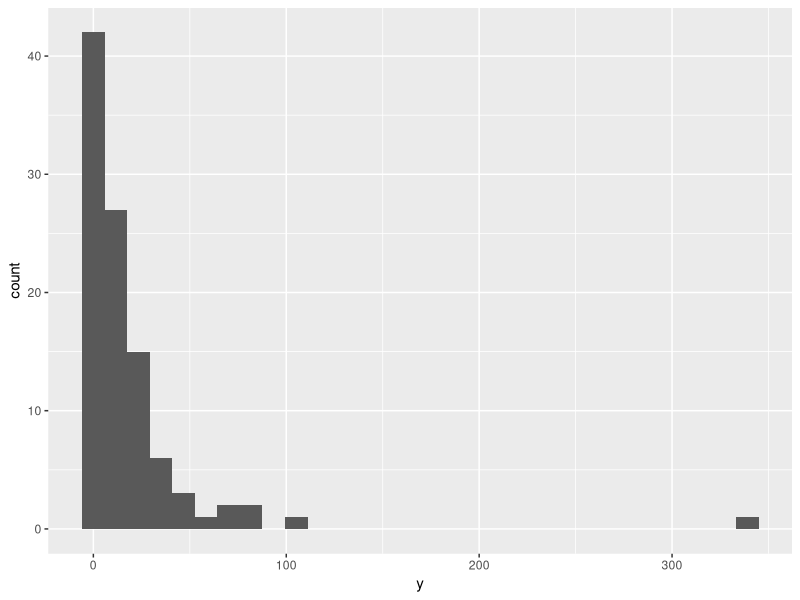
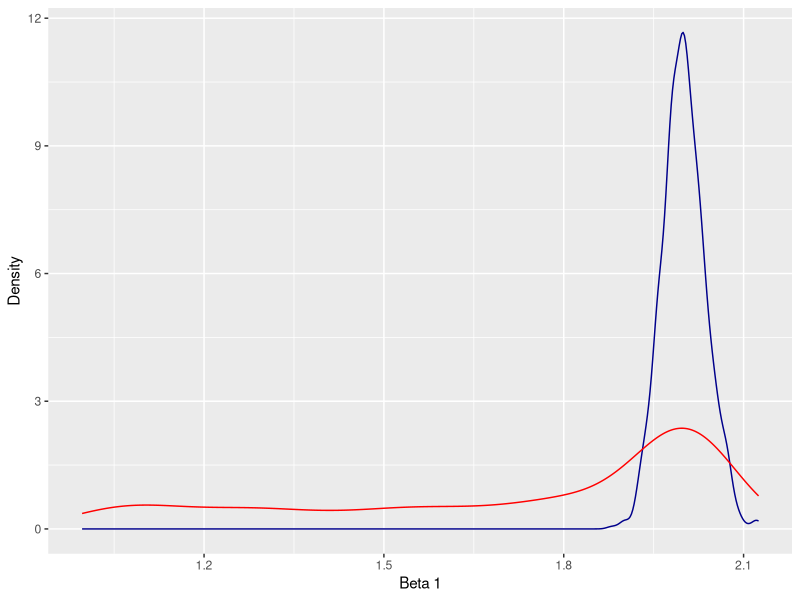
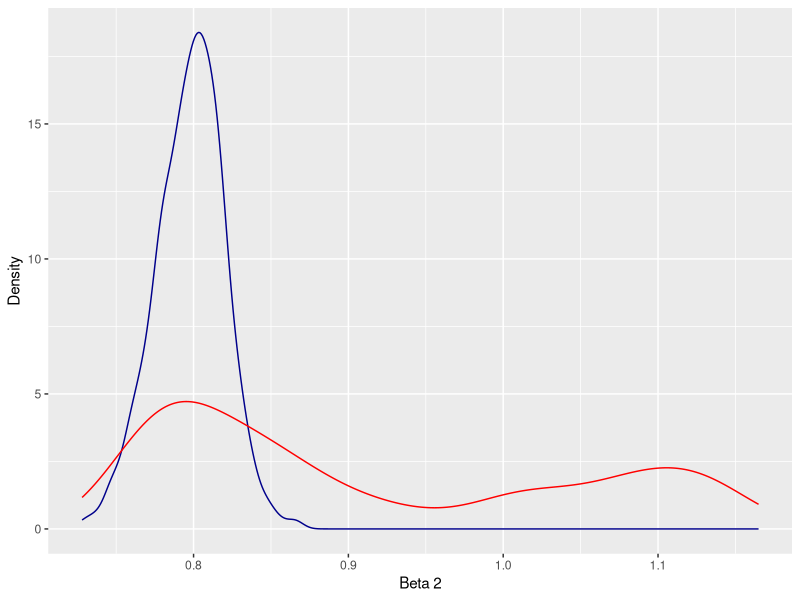
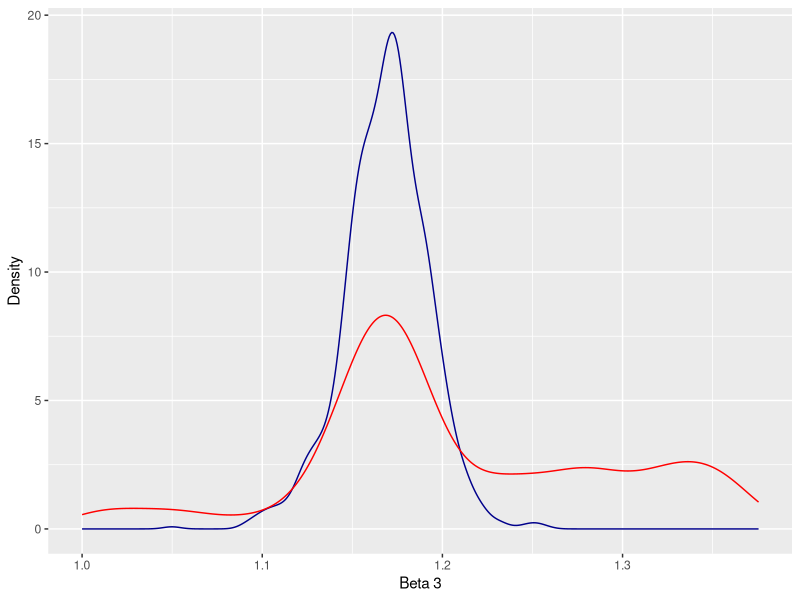

Generate these figures, in order, with R:
#Homework assignment (2021)
library(tidyverse)

set.seed(8)
n  <- 100
x1 <- rnorm(n)
x2 <- rnorm(n)
lambda <- exp(2 + 0.8*x1 + 1.2*x2)
y <- rpois(n, lambda= lambda)
y <- cbind(y)
X <- cbind(x0 = 1, x1, x2)

df <- data.frame(y, X)
ggplot(data = df, mapping = aes(x = y)) +
  geom_histogram() #histogram of the generated data

############################################################ PART 1

#FREQUENTIST ESTIMATION
#Residual Deviance function
deviance = function(y, X, beta){
  #y - vector of dependent data
  #X - model matrix (1', x1', x2')'
  #beta - vector of regression coefficients
  n <- length(y)
  ratios <- numeric()
  tX <- t(X)
  for (i in 1:n){
    eta <- tX[,i] %*% beta 
    
    ylogy = ifelse(y[i] == 0, 0, y[i]*log(y[i]))
    ratio <- ylogy - y[i]*eta-(y[i]-exp(eta))
    ratios <- c(ratios, ratio)
    
  }
  result <- 2*sum(ratios)
  
  return(result)
}

#Iteratively Reweighted Least Squares function
irls = function(y, X, epsilon = 1e-6){
  #Finding the root(s) of the score function numerically
  #Estmating beta hat (MLE) via the Newton-Raphson method
  
  beta <- solve(t(X) %*% X) %*% t(X) %*% log(y + 0.5)
  D_current <- deviance(y, X, beta)
  D_prev <- 1e30
  i <- 0
  quotient <- (D_prev-D_current)/D_prev
  
  while(quotient >= epsilon) {
    i <- i + 1
    eta <- X %*% beta
    z <- X %*% beta + exp(-(X %*% beta)) * (y - exp(X %*% beta))
    matrix_diag <- as.vector(exp(eta))
    W <- diag(matrix_diag)
    beta <- solve((t(X) %*% W %*% X)) %*% t(X) %*% W %*% z
    D_prev <- D_current
    D_current <- deviance(y, X, beta)
    quotient <- (D_prev-D_current)/D_prev
    
  }
  
  return(beta)
}

irls(y, X, epsilon = 1e-6)

############################################################ PART 2

#BAYESIAN ESTIMATION
#With a Markov Chain Monte Carlo algorithm and Metropolis-Hastings Random Walk proposals are sampled from the posterior of beta.

#sig: the variance of the prior on beta
#eps: the variance of the random walk proposal
#N: size of the posterior sample

logPosterior = function(beta, y, X, sig){
  eta = c(X %*% beta)
  return(sum(y*eta - exp(eta) - 1/(sig^2)*c(t(beta) %*% beta)))
}

#Metropolis Hastings function
mhStep = function(beta, y, X, sig, eps){
  prop = beta + rnorm(length(beta), 0, eps^2)
  alpha = exp(logPosterior(prop, y, X, sig) - logPosterior(beta, y, X, sig))
  u = runif(1)
  # accept proposal with probability alpha
  if(u <= min(c(1, alpha))){
    return(prop)
  } else { 
    return(beta)
  } 
}

#Markov Chain Monte Carlo function
mcmc = function(y, X, sig, eps, N) {
  #MCMC reiterates the MH step to generate N samples from the posterior
  
  #for i in N:
  #sample beta_i by mhStep() using beta_(i-1)
  #and the proposal distribution
  
  p <- ncol(X)
  sp <- matrix(0, N, p) #empty matrix
  sp[1,] <- 1 #initial value
  
  for(i in 2:N){
    sp[i,] <- mhStep(sp[i-1,], y, X, sig, eps) 
  }
  return(sp) #matrix of size N x p, where p = size of vector beta
}

#the acceptance rate
# "n" the number of observations (n = 100)
acceptance <- function(betas, N){
  sumrate = 0
  for (i in 2:N){
    if (all(betas[i,] == betas[i-1,])){
      sumrate <- sumrate + 1
    }
  }
  return(sumrate/(N-1))
}

matrixbeta <- mcmc(y, X, 10, 0.08, 1000) #eps = 0.08
acceptance(matrixbeta, 1000)

#Bootstrap
#Comparing the two estimates (frequentist vs bayesian) via confidence intervals.

#Frequentist: non-parametric bootstrap.
#Generate N bootstrap estimates. (sampling with replacement)
#Estimate beta using bootstrap samples.
#Use this sample to estimate confidence interval.
bootstrap <- function(y, X, B, p){
  beta_freq <- matrix(0, B, p)
  for (i in 1:B){
    ids = sample(1:nrow(y), replace = T)
    X_bootstrap = X[ids,] #new bootstrap samples
    y_bootstrap = y[ids,]  
    
    # estimate beta using X_bootstrap, y_bootstrap
    beta_freq[i,] <- c(irls(y_bootstrap, X_bootstrap, epsilon = 1e-6))
  }
  return(beta_freq)
}

beta_freq <- bootstrap(y, X, 1000, 3) #generate bootstrap sample of 1000

#Comparing densities of bootstrap samples and posterior samples
df_bayes <- data.frame(beta1 = matrixbeta[,1],
                       beta2 = matrixbeta[,2],
                       beta3 = matrixbeta[,3])

df_freq <- data.frame(beta1 = beta_freq[,1],
                      beta2 = beta_freq[,2],
                      beta3 = beta_freq[,3])

#beta 1
ggplot() +
  geom_density(data = df_freq, aes(x=beta1), color="darkblue") + #Frequentist
  geom_density(data = df_bayes, aes(x=beta1), color= "red") + #Bayesian
  labs(x = 'Beta 1', y = 'Density')

#beta 2
ggplot() +
  geom_density(data = df_freq, aes(x=beta2), color="darkblue") + #Frequentist
  geom_density(data = df_bayes, aes(x=beta2), color= "red") + #Bayesian
  labs(x = 'Beta 2', y = 'Density')

#beta 3
ggplot() +
  geom_density(data = df_freq, aes(x=beta3), color="darkblue") + #Frequentist
  geom_density(data = df_bayes, aes(x=beta3), color= "red") + #Bayesian
  labs(x = 'Beta 3', y = 'Density')
